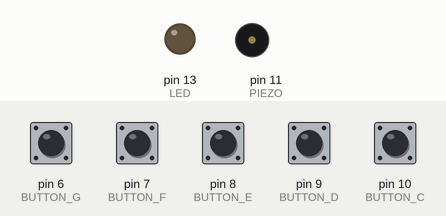
Bench run of a sketch on a simulated Arduino Uno, built with avr-gcc and run on an emulated ATmega328P. Parts: output pins drawn as LEDs (lit = HIGH), buzzer (waves = sounding). Inputs (shaded band) come from the test bench; at power-on: pin 6 (BUTTON_G), pin 7 (BUTTON_F), pin 8 (BUTTON_E), pin 9 (BUTTON_D), pin 10 (BUTTON_C) HIGH. What the sketch prints to the serial monitor is not drawn.

Above: at 2.7 s.
2.8 s: pin 6 (BUTTON_G) pulled LOW for 0.15 s
At 2.89 s:
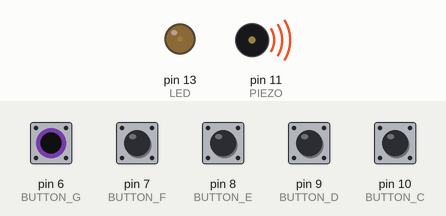
4.5 s: pin 6 (BUTTON_G) pulled LOW for 1 s
At 6.4 s:
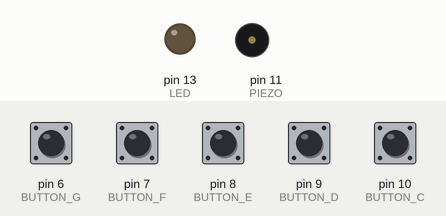
Timing chart, 0 to 7.9 s (numbered marks = the images above; inputs shaded):
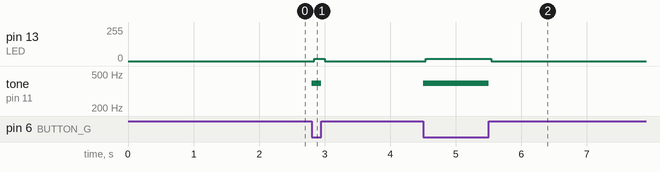

Measured:
- after the input at 2.8 s, pin 13 (LED): 0/255 → 17/255 at once, → 0/255 0.16 s later; tone on pin 11 (PIEZO): silent → 392 Hz at once, → silent 0.15 s later
- after the input at 4.5 s, pin 13 (LED): 0/255 → 16/255 at once, → 0/255 1.0 s later; tone on pin 11 (PIEZO): silent → 392 Hz at once, → silent 1.0 s later

The sketch:

Saxophone.ino
```cpp
#define NOTE_C4  262
#define NOTE_CS4 277
#define NOTE_D4  294
#define NOTE_DS4 311
#define NOTE_E4  330
#define NOTE_F4  349
#define NOTE_FS4 370
#define NOTE_G4  392
#define NOTE_GS4 415
#define NOTE_A4  440
#define NOTE_AS4 466
#define NOTE_B4  494
#define NOTE_C5  523
#define NOTE_CS5 554
#define NOTE_D5  587
#define NOTE_DS5 622
#define NOTE_E5  659
#define NOTE_F5  698
#define NOTE_FS5 740
#define NOTE_G5  784
#define NOTE_GS5 831
#define NOTE_A5  880
#define NOTE_AS5 932
#define NOTE_B5  988
#define NOTE_C6  1047

#define ACTIVATED LOW

const int PIEZO = 11;
const int LED = 13;

const int BUTTON_C = 10;
const int BUTTON_D = 9;
const int BUTTON_E = 8;
const int BUTTON_F = 7;
const int BUTTON_G = 6;
const int BUTTON_A = 5;
const int BUTTON_B = 4;


void setup()
{
  pinMode(LED, OUTPUT);
  pinMode(BUTTON_C, INPUT);
  digitalWrite(BUTTON_C, HIGH);
  pinMode(BUTTON_D, INPUT);
  digitalWrite(BUTTON_D, HIGH);
  pinMode(BUTTON_E, INPUT);
  digitalWrite(BUTTON_E, HIGH);
  pinMode(BUTTON_F, INPUT);
  digitalWrite(BUTTON_F, HIGH);
  pinMode(BUTTON_G, INPUT);
  digitalWrite(BUTTON_G, HIGH);
  pinMode(BUTTON_A, INPUT);
  digitalWrite(BUTTON_A, HIGH);
  pinMode(BUTTON_B, INPUT);
  digitalWrite(BUTTON_B, HIGH);

  digitalWrite(LED, LOW);

  //Setup humidity sensor
  Serial.begin(9600);
  delay(500);//Delay to let system boot
  Serial.println("DHT11 Humidity & temperature Sensor\n\n");
  delay(1000);//Wait before accessing Sensor
}

void loop()
{
  //  while(digitalRead(BUTTON_C) == ACTIVATED)
  //  {
  //    tone(PIEZO,NOTE_C4);
  //    digitalWrite(LED,HIGH);
  //  }
  //
  //  while(digitalRead(BUTTON_D) == ACTIVATED)
  //  {
  //    tone(PIEZO,NOTE_D4);
  //    digitalWrite(LED,HIGH);
  //  }
  //
  //  while(digitalRead(BUTTON_E) == ACTIVATED)
  //  {
  //    tone(PIEZO,NOTE_E4);
  //    digitalWrite(LED,HIGH);
  //  }
  //
  //  while(digitalRead(BUTTON_F) == ACTIVATED)
  //  {
  //    tone(PIEZO,NOTE_F4);
  //    digitalWrite(LED,HIGH);
  //  }
  //
  //  while(digitalRead(BUTTON_G) == ACTIVATED)
  //  {
  //    tone(PIEZO,NOTE_G4);
  //    digitalWrite(LED,HIGH);
  //  }
  //
  //  while(digitalRead(BUTTON_A) == ACTIVATED)
  //  {
  //    tone(PIEZO,NOTE_A4);
  //    digitalWrite(LED,HIGH);
  //  }
  //
  //  while(digitalRead(BUTTON_B) == ACTIVATED)
  //  {
  //    tone(PIEZO,NOTE_B4);
  //    digitalWrite(LED,HIGH);
  //  }
  //
  //  noTone(PIEZO);
  //  digitalWrite(LED,LOW);

  //while(digitalRead(BUTTON_C) == ACTIVATED && digitalRead(BUTTON_D) == ACTIVATED && digitalRead(BUTTON_E) == ACTIVATED && digitalRead(BUTTON_F) == ACTIVATED && digitalRead(BUTTON_G) == ACTIVATED)
  if (digitalRead(BUTTON_C) == ACTIVATED && digitalRead(BUTTON_D) == ACTIVATED && digitalRead(BUTTON_E) == ACTIVATED && digitalRead(BUTTON_F) == ACTIVATED && digitalRead(BUTTON_G) == ACTIVATED)
  {
    tone(PIEZO, NOTE_C4);
    digitalWrite(LED, HIGH);
  }

  else if (digitalRead(BUTTON_D) == ACTIVATED && digitalRead(BUTTON_E) == ACTIVATED && digitalRead(BUTTON_F) == ACTIVATED && digitalRead(BUTTON_G) == ACTIVATED)
  {
    tone(PIEZO, NOTE_D4);
    digitalWrite(LED, HIGH);
  }

  else if (digitalRead(BUTTON_E) == ACTIVATED && digitalRead(BUTTON_F) == ACTIVATED && digitalRead(BUTTON_G) == ACTIVATED)
  {
    tone(PIEZO, NOTE_E4);
    digitalWrite(LED, HIGH);
  }

  else if (digitalRead(BUTTON_F) == ACTIVATED && digitalRead(BUTTON_G) == ACTIVATED)
  {
    tone(PIEZO, NOTE_F4);
    digitalWrite(LED, HIGH);
  }
  else if (digitalRead(BUTTON_E) == ACTIVATED && digitalRead(BUTTON_G) == ACTIVATED)
  {
    tone(PIEZO, NOTE_FS4);
    digitalWrite(LED, HIGH);
  }

  else if (digitalRead(BUTTON_G) == ACTIVATED)
  {
    tone(PIEZO, NOTE_G4);
    digitalWrite(LED, HIGH);
  }

  //    while (digitalRead(BUTTON_A) == ACTIVATED)
  //    {
  //      tone(PIEZO, NOTE_A4);
  //      digitalWrite(LED, HIGH);
  //    }
  //
  //    while (digitalRead(BUTTON_B) == ACTIVATED)
  //    {
  //      tone(PIEZO, NOTE_B4);
  //      digitalWrite(LED, HIGH);
  //    }

  else noTone(PIEZO);
  digitalWrite(LED, LOW);
}
```
